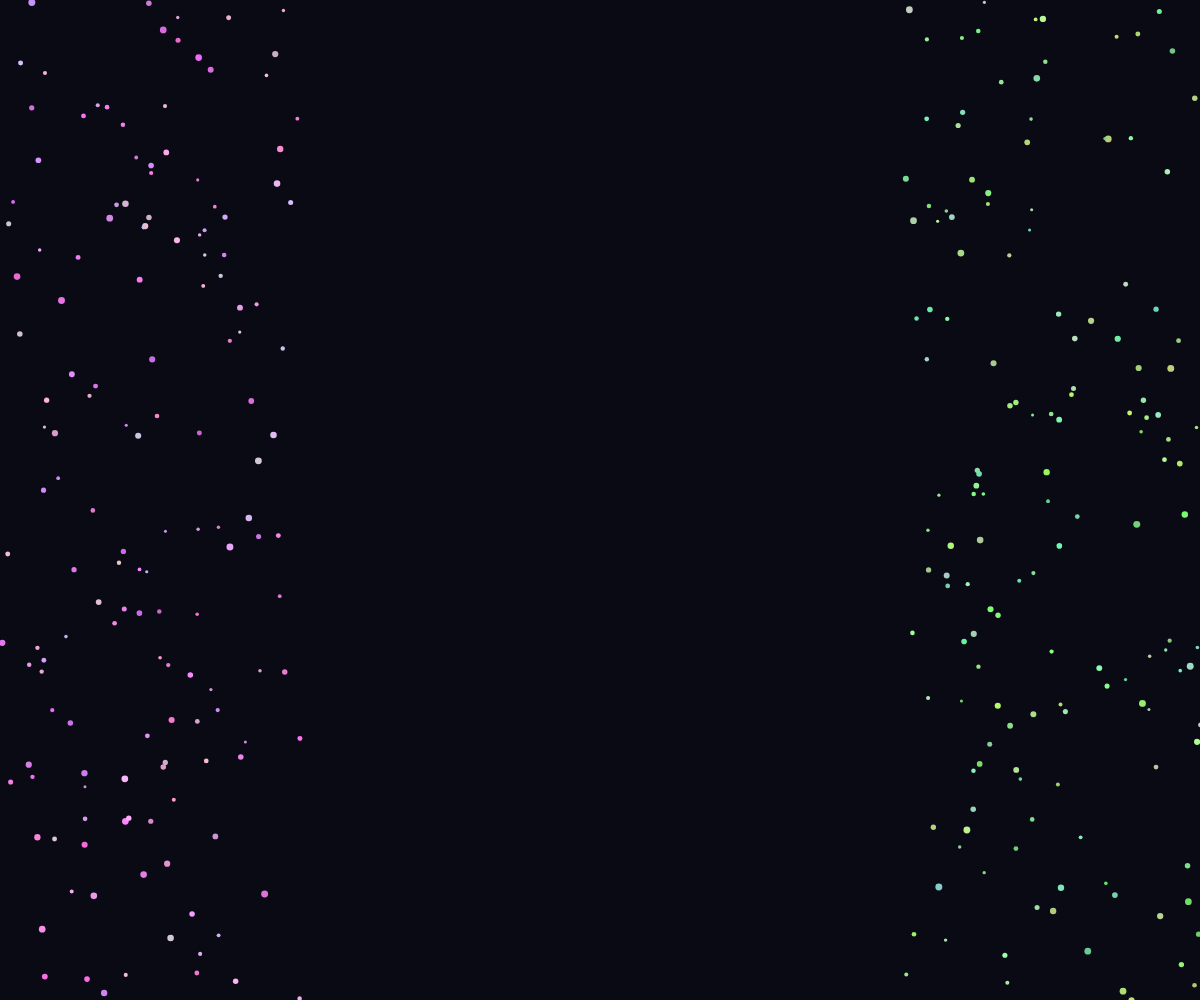
Frame 1 (no input)
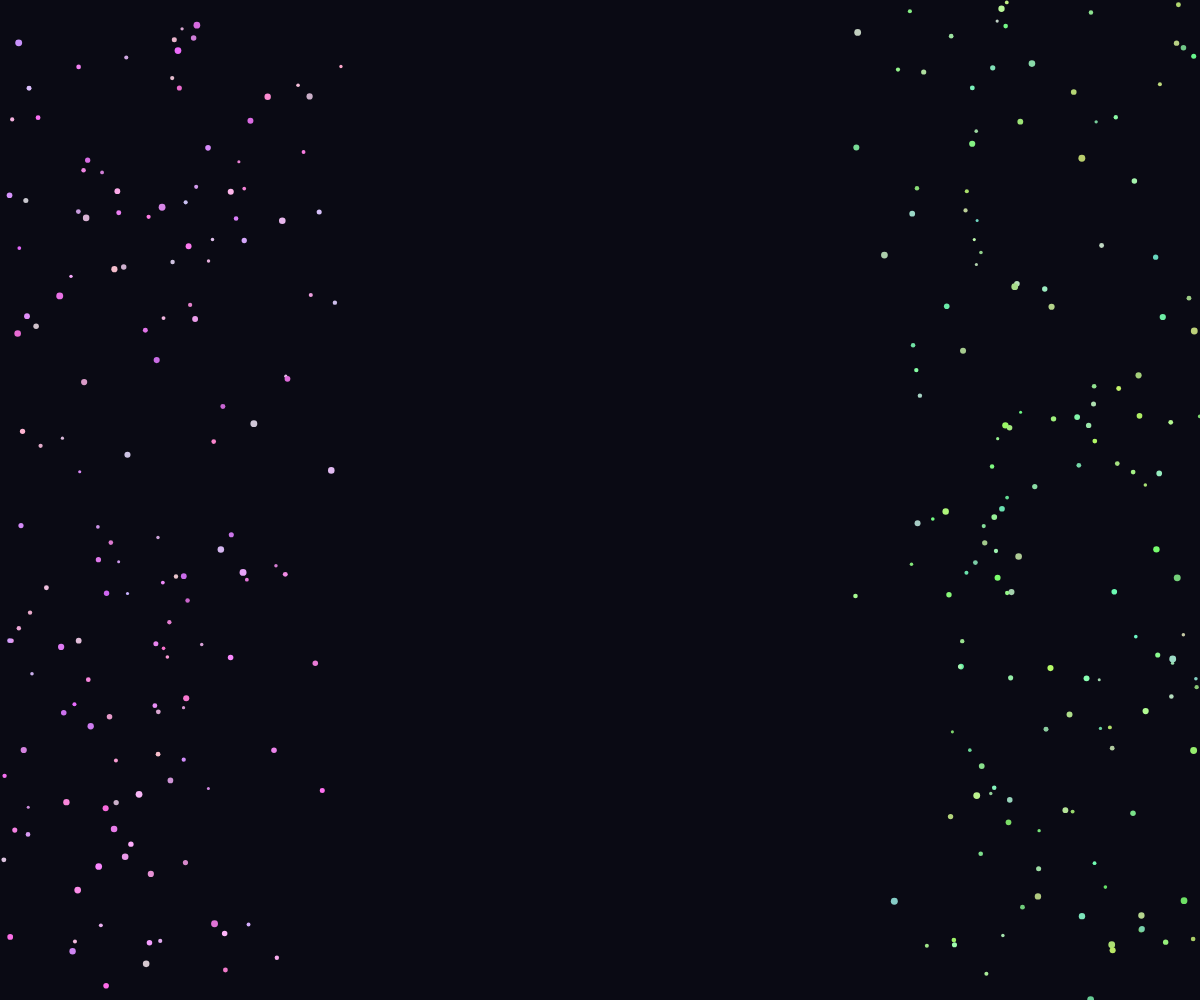
Frame 60 (no input)
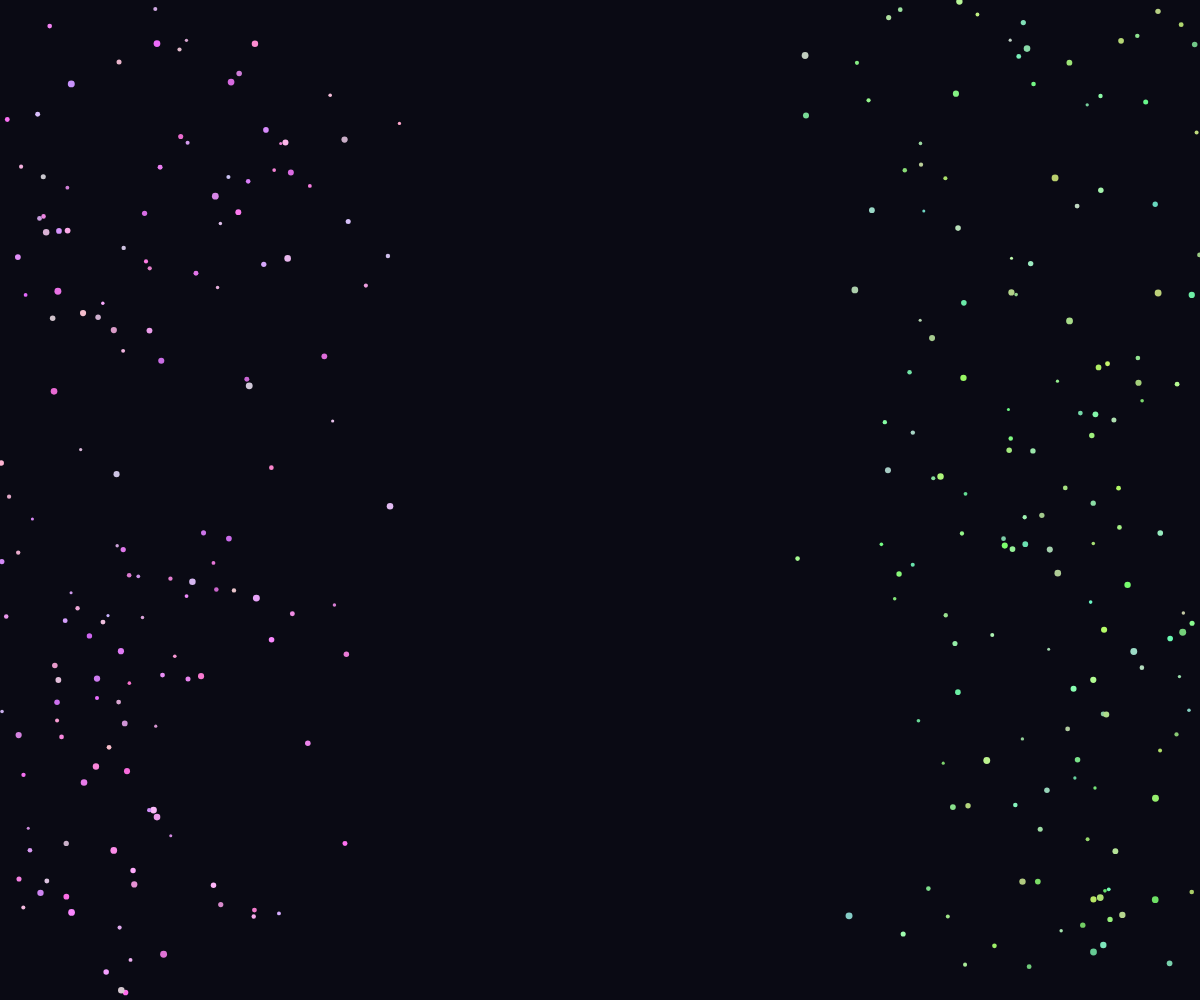
Frame 120 (the mouse pressed at the canvas centre since frame 60)

The p5.js sketch that drew these frames (run headless with seeded random() and noise() and a simulated clock; from frame 60 on, the mouse is pressed at the canvas centre):

// p5.js sketch
// ── sketch.js
let particles1 = [];
let particles2 = [];
let numParticles = 150;
let separationForce = 0.05;
let attractionForce = 0.03;
let maxSpeed = 2;
let minDistance = 50;

function setup() {
  createCanvas(windowWidth, windowHeight);
  noStroke();
  
  // Initialize two streams of particles
  for (let i = 0; i < numParticles; i++) {
    particles1.push({
      x: random(width/4),
      y: random(height),
      vx: random(-1, 1),
      vy: random(-1, 1),
      color: color(random(200, 255), random(100, 200), random(200, 255)),
      size: random(3, 7)
    });
    
    particles2.push({
      x: random(3*width/4, width),
      y: random(height),
      vx: random(-1, 1),
      vy: random(-1, 1),
      color: color(random(100, 200), random(200, 255), random(100, 200)),
      size: random(3, 7)
    });
  }
}

function draw() {
  background(10, 10, 20);
  
  // Update and display particles for both streams
  for (let i = 0; i < numParticles; i++) {
    updateParticle(particles1[i]);
    updateParticle(particles2[i]);
    
    displayParticle(particles1[i]);
    displayParticle(particles2[i]);
  }
  
  // Check for interaction between streams
  checkInteraction();
}

function updateParticle(p) {
  // Apply velocity
  p.x += p.vx;
  p.y += p.vy;
  
  // Bounce off edges
  if (p.x < 0 || p.x > width) p.vx *= -1;
  if (p.y < 0 || p.y > height) p.vy *= -1;
  
  // Normalize velocity and apply max speed
  let speed = sqrt(p.vx * p.vx + p.vy * p.vy);
  if (speed > maxSpeed) {
    p.vx = (p.vx / speed) * maxSpeed;
    p.vy = (p.vy / speed) * maxSpeed;
  }
}

function displayParticle(p) {
  fill(p.color);
  ellipse(p.x, p.y, p.size);
}

function checkInteraction() {
  // Check distance between each particle in stream 1 and each in stream 2
  for (let i = 0; i < numParticles; i++) {
    let p1 = particles1[i];
    let p2 = particles2[i];
    
    let dx = p1.x - p2.x;
    let dy = p1.y - p2.y;
    let distance = sqrt(dx * dx + dy * dy);
    
    if (distance < minDistance) {
      // Calculate attraction forces
      let forceX = dx * attractionForce;
      let forceY = dy * attractionForce;
      
      // Apply to both particles
      p1.vx -= forceX;
      p1.vy -= forceY;
      p2.vx += forceX;
      p2.vy += forceY;
      
      // Add a visual effect for interaction
      fill(255, 200);
      ellipse((p1.x + p2.x) / 2, (p1.y + p2.y) / 2, 10);
    } else {
      // Apply repulsion if too close
      if (distance < minDistance * 2) {
        let forceX = dx * separationForce;
        let forceY = dy * separationForce;
        
        p1.vx += forceX;
        p1.vy += forceY;
        p2.vx -= forceX;
        p2.vy -= forceY;
      }
    }
  }
}

function windowResized() {
  resizeCanvas(windowWidth, windowHeight);
}
